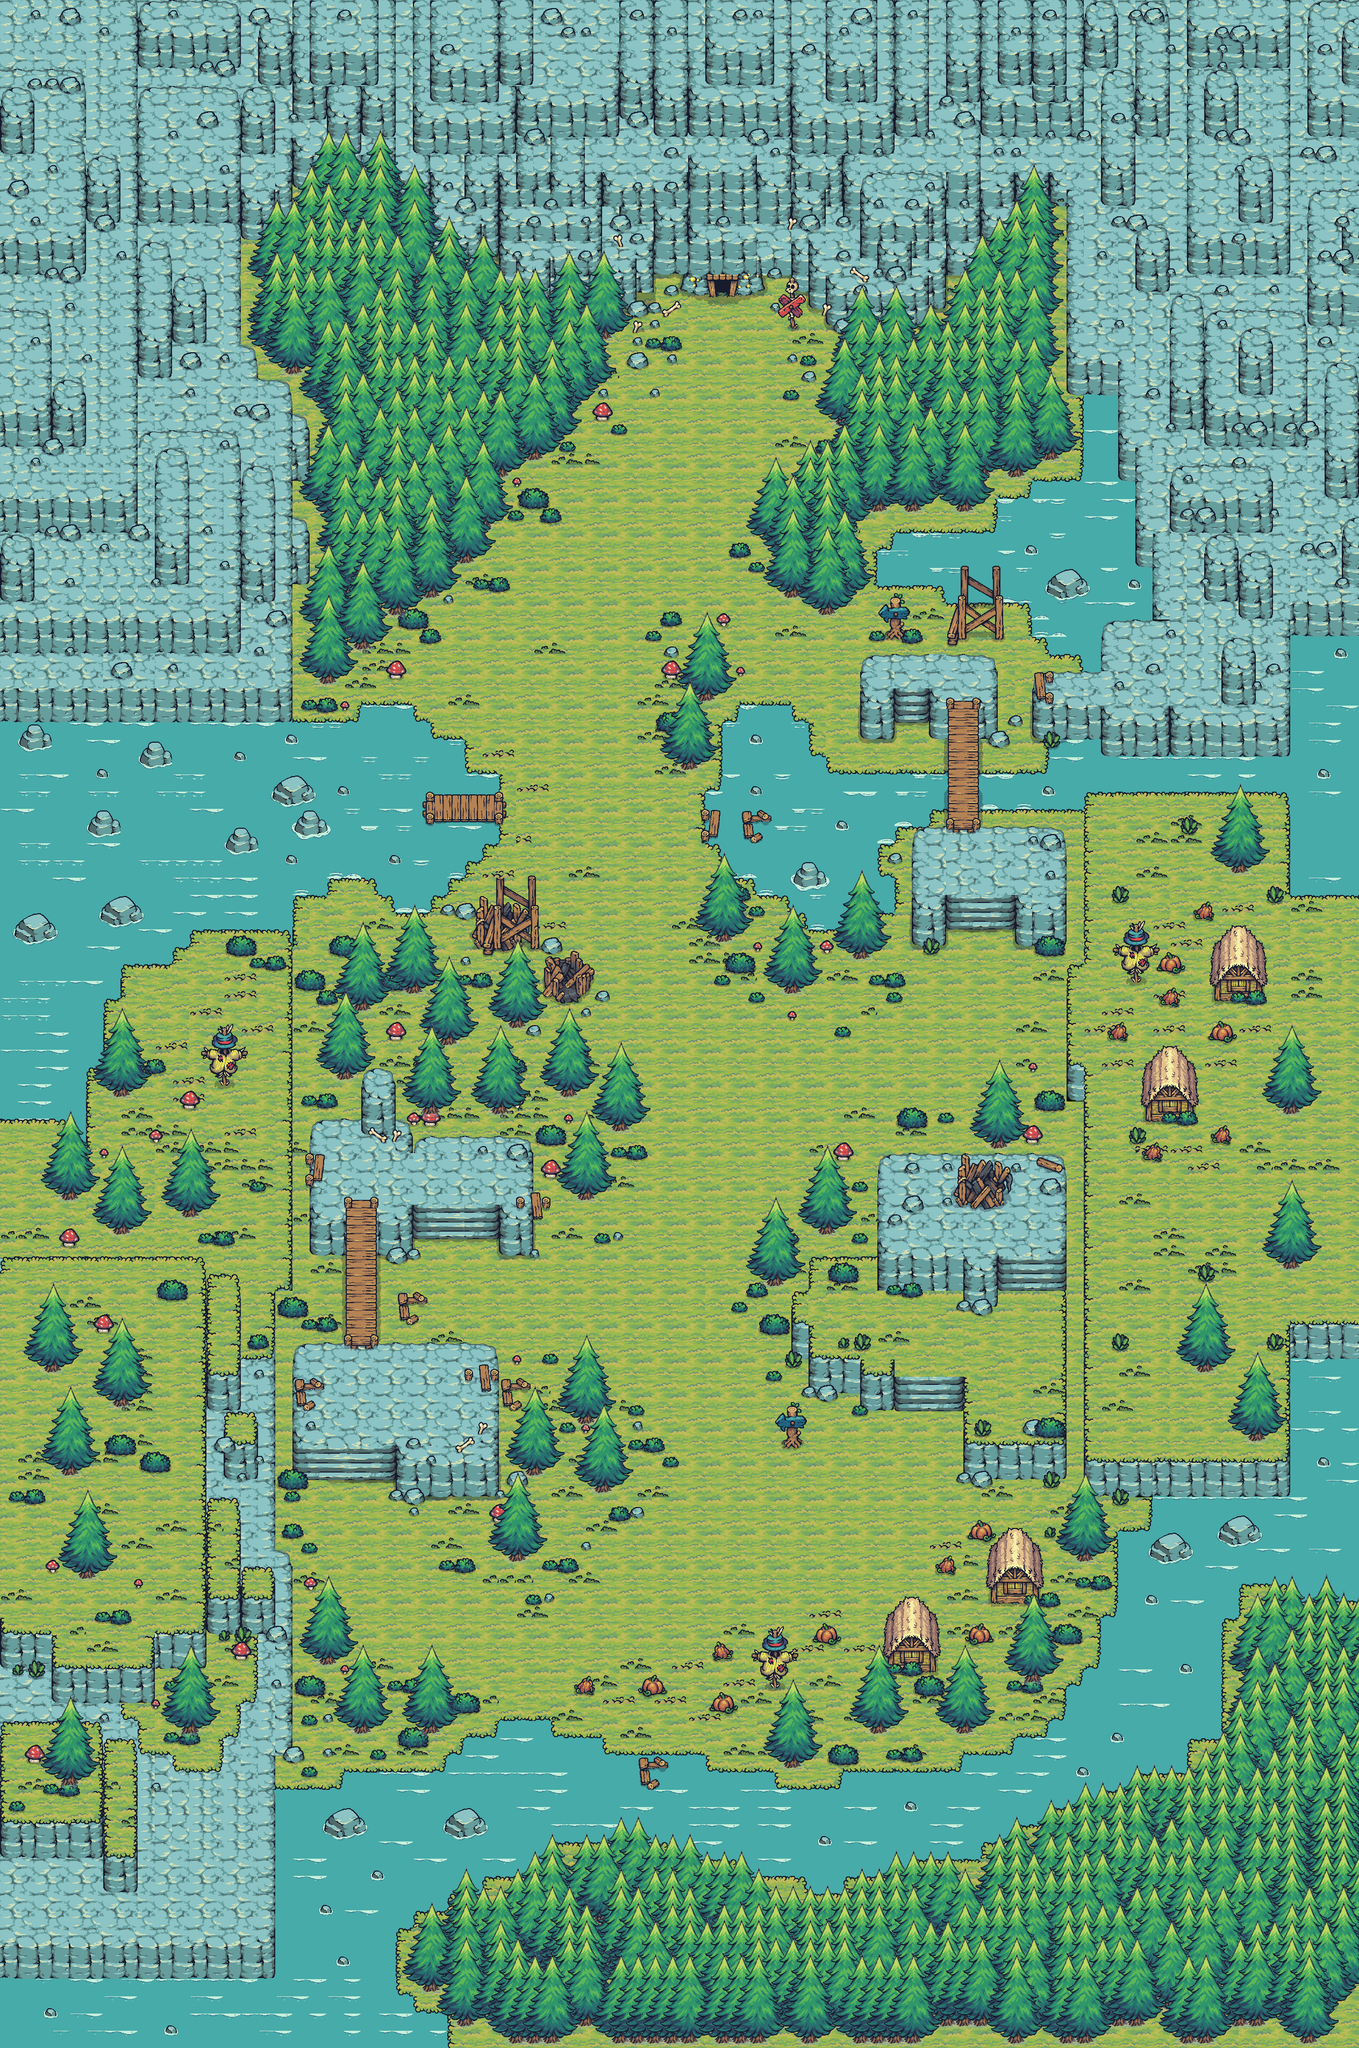

Tiled map render using the project's own tile images. Description and the map definition, with tile-layer contents summarised, below:
An orthogonal 79x119 tile map with 32x32 px tiles, 18 tile layers (woda, fale i kamienie na wodzie, trawa, cien, ...), 14 tilesets.

<map version="1.10" tiledversion="1.11.1" orientation="orthogonal" renderorder="right-down" width="79" height="119" tilewidth="32" tileheight="32" infinite="0" nextlayerid="29" nextobjectid="1">
 <tileset firstgid="1" source="Tilemap_Flat.tsx" />
 <tileset firstgid="161" source="Tilemap_Elevation.tsx" />
 <tileset firstgid="289" source="kolekcja2.tsx" />
 <tileset firstgid="357" source="Foam.tsx" />
 <tileset firstgid="645" source="Bridge_All.tsx" />
 <tileset firstgid="693" source="Rocks_01.tsx" />
 <tileset firstgid="821" source="Rocks_04.tsx" />
 <tileset firstgid="949" source="Rocks_03.tsx" />
 <tileset firstgid="1077" source="W_Idle.tsx" />
 <tileset firstgid="1093" source="Water.tsx" />
 <tileset firstgid="1097" source="Tilemap_Elevation.tsx" />
 <tileset firstgid="1225" source="kolekcja2.tsx" />
 <tileset firstgid="1293" source="Bridge_All.tsx" />
 <tileset firstgid="1341" source="Rocks_03.tsx" />
 <layer id="1" name="woda" width="79" height="119">
  <data>[9401 cells, 1831 non-empty, 7 distinct tile ids]</data>
 </layer>
 <layer id="18" name="fale i kamienie na wodzie" width="79" height="119">
  <data>[9401 cells, 714 non-empty, 56 distinct tile ids]</data>
 </layer>
 <layer id="11" name="trawa" width="79" height="119">
  <data>[9401 cells, 4682 non-empty, 36 distinct tile ids]</data>
 </layer>
 <layer id="14" name="cien" width="79" height="119">
  <data>[9401 cells, 45 non-empty, 1 distinct tile ids]</data>
 </layer>
 <layer id="6" name="kamienie - 1" width="79" height="119">
  <data>[9401 cells, 3782 non-empty, 123 distinct tile ids]</data>
 </layer>
 <layer id="27" name="kamienie - 1-schody" width="79" height="119">
  <data>[9401 cells, 42 non-empty, 24 distinct tile ids]</data>
 </layer>
 <layer id="24" name="kamienie - 1-boki" width="79" height="119">
  <data>[9401 cells, 322 non-empty, 60 distinct tile ids]</data>
 </layer>
 <layer id="7" name="trawa - piętro" width="79" height="119">
  <data>[9401 cells, 475 non-empty, 43 distinct tile ids]</data>
 </layer>
 <layer id="12" name="kamienie - 2" width="79" height="119">
  <data>[9401 cells, 1362 non-empty, 130 distinct tile ids]</data>
 </layer>
 <layer id="26" name="kamienie - 2-schody" width="79" height="119">
  <data>[9401 cells, 8 non-empty, 8 distinct tile ids]</data>
 </layer>
 <layer id="25" name="kamienie - 2-boki" width="79" height="119">
  <data>[9401 cells, 510 non-empty, 58 distinct tile ids]</data>
 </layer>
 <layer id="16" name="trawa - piętro 2" width="79" height="119">
  <data>[9401 cells, 943 non-empty, 54 distinct tile ids]</data>
 </layer>
 <layer id="15" name="pomosty- poziom 0" width="79" height="119">
  <data>[9401 cells, 17 non-empty, 13 distinct tile ids]</data>
 </layer>
 <layer id="28" name="pomosty-piętro" width="79" height="119">
  <data>[9401 cells, 43 non-empty, 13 distinct tile ids]</data>
 </layer>
 <layer id="17" name="budynki oraz znaki" width="79" height="119">
  <data>[9401 cells, 56 non-empty, 36 distinct tile ids]</data>
 </layer>
 <layer id="23" name="pseudo trawa" width="79" height="119">
  <data>[9401 cells, 399 non-empty, 8 distinct tile ids]</data>
 </layer>
 <layer id="22" name="muchomorki, krzaki, kamienie" width="79" height="119">
  <data>[9401 cells, 484 non-empty, 28 distinct tile ids]</data>
 </layer>
 <layer id="21" name="drzewa" width="79" height="119">
  <data>[9401 cells, 515 non-empty, 8 distinct tile ids]</data>
 </layer>
</map>
